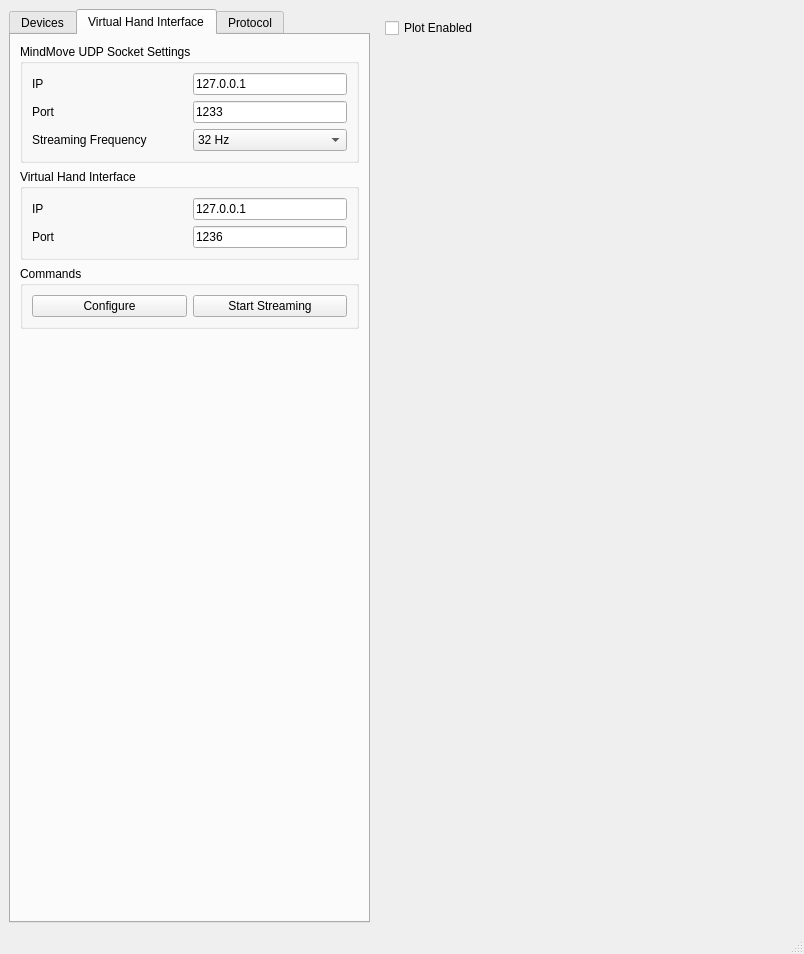
<?xml version="1.0" encoding="UTF-8"?>
<ui version="4.0">
 <class>MindMove</class>
 <widget class="QMainWindow" name="MindMove">
  <property name="geometry">
   <rect>
    <x>0</x>
    <y>0</y>
    <width>804</width>
    <height>607</height>
   </rect>
  </property>
  <property name="windowTitle">
   <string>MindMove</string>
  </property>
  <widget class="QWidget" name="centralwidget">
   <layout class="QGridLayout" name="gridLayout">
    <item row="0" column="1">
     <widget class="VispyPlotWidget" name="vispyPlotWidget" native="true">
      <property name="sizePolicy">
       <sizepolicy hsizetype="Expanding" vsizetype="Expanding">
        <horstretch>0</horstretch>
        <verstretch>0</verstretch>
       </sizepolicy>
      </property>
      <layout class="QGridLayout" name="gridLayout_6">
       <item row="0" column="0">
        <widget class="QCheckBox" name="vispyPlotEnabledCheckBox">
         <property name="text">
          <string>Plot Enabled</string>
         </property>
        </widget>
       </item>
       <item row="1" column="0">
        <spacer name="verticalSpacer_3">
         <property name="orientation">
          <enum>Qt::Orientation::Vertical</enum>
         </property>
         <property name="sizeHint" stdset="0">
          <size>
           <width>20</width>
           <height>40</height>
          </size>
         </property>
        </spacer>
       </item>
       <item row="0" column="1">
        <spacer name="horizontalSpacer">
         <property name="orientation">
          <enum>Qt::Orientation::Horizontal</enum>
         </property>
         <property name="sizeHint" stdset="0">
          <size>
           <width>40</width>
           <height>20</height>
          </size>
         </property>
        </spacer>
       </item>
      </layout>
     </widget>
    </item>
    <item row="0" column="0">
     <widget class="QTabWidget" name="mindMoveTabWidget">
      <property name="sizePolicy">
       <sizepolicy hsizetype="Preferred" vsizetype="Expanding">
        <horstretch>0</horstretch>
        <verstretch>0</verstretch>
       </sizepolicy>
      </property>
      <property name="currentIndex">
       <number>1</number>
      </property>
      <widget class="MuoviWidget" name="muoviWidget">
       <attribute name="title">
        <string>Devices</string>
       </attribute>
      </widget>
      <widget class="QWidget" name="virtualHandWidget">
       <attribute name="title">
        <string>Virtual Hand Interface</string>
       </attribute>
       <layout class="QGridLayout" name="gridLayout_4">
        <item row="3" column="1">
         <spacer name="verticalSpacer_4">
          <property name="orientation">
           <enum>Qt::Orientation::Vertical</enum>
          </property>
          <property name="sizeHint" stdset="0">
           <size>
            <width>20</width>
            <height>99</height>
           </size>
          </property>
         </spacer>
        </item>
        <item row="0" column="0" colspan="2">
         <widget class="QGroupBox" name="mindmoveUDPSocketGroupBox">
          <property name="title">
           <string>MindMove UDP Socket Settings</string>
          </property>
          <layout class="QGridLayout" name="gridLayout_15">
           <item row="3" column="0">
            <widget class="QLabel" name="label_42">
             <property name="text">
              <string>Streaming Frequency</string>
             </property>
            </widget>
           </item>
           <item row="1" column="1">
            <widget class="QLineEdit" name="mindmoveUDPPortLineEdit">
             <property name="sizePolicy">
              <sizepolicy hsizetype="Preferred" vsizetype="Fixed">
               <horstretch>0</horstretch>
               <verstretch>0</verstretch>
              </sizepolicy>
             </property>
             <property name="text">
              <string>1233</string>
             </property>
            </widget>
           </item>
           <item row="1" column="0">
            <widget class="QLabel" name="label_19">
             <property name="text">
              <string>Port</string>
             </property>
            </widget>
           </item>
           <item row="3" column="1">
            <widget class="QComboBox" name="mindmoveStreamingFrequencyComboBox">
             <item>
              <property name="text">
               <string>32 Hz</string>
              </property>
             </item>
             <item>
              <property name="text">
               <string>16 Hz</string>
              </property>
             </item>
             <item>
              <property name="text">
               <string>8 Hz</string>
              </property>
             </item>
             <item>
              <property name="text">
               <string>4 Hz</string>
              </property>
             </item>
             <item>
              <property name="text">
               <string>2 Hz</string>
              </property>
             </item>
             <item>
              <property name="text">
               <string>1 Hz</string>
              </property>
             </item>
            </widget>
           </item>
           <item row="0" column="1">
            <widget class="QLineEdit" name="mindmoveUDPIPLineEdit">
             <property name="sizePolicy">
              <sizepolicy hsizetype="Preferred" vsizetype="Fixed">
               <horstretch>0</horstretch>
               <verstretch>0</verstretch>
              </sizepolicy>
             </property>
             <property name="text">
              <string>127.0.0.1</string>
             </property>
            </widget>
           </item>
           <item row="0" column="0">
            <widget class="QLabel" name="label_18">
             <property name="text">
              <string>IP</string>
             </property>
            </widget>
           </item>
          </layout>
         </widget>
        </item>
        <item row="1" column="0" colspan="2">
         <widget class="QGroupBox" name="virtualHandInterfaceGroupBox">
          <property name="title">
           <string>Virtual Hand Interface</string>
          </property>
          <layout class="QGridLayout" name="gridLayout_7">
           <item row="0" column="1">
            <widget class="QLineEdit" name="virtualHandInterfaceIPLineEdit">
             <property name="sizePolicy">
              <sizepolicy hsizetype="Preferred" vsizetype="Fixed">
               <horstretch>0</horstretch>
               <verstretch>0</verstretch>
              </sizepolicy>
             </property>
             <property name="text">
              <string>127.0.0.1</string>
             </property>
            </widget>
           </item>
           <item row="0" column="0">
            <widget class="QLabel" name="label_3">
             <property name="text">
              <string>IP</string>
             </property>
            </widget>
           </item>
           <item row="1" column="0">
            <widget class="QLabel" name="label_4">
             <property name="text">
              <string>Port</string>
             </property>
            </widget>
           </item>
           <item row="1" column="1">
            <widget class="QLineEdit" name="virtualHandInterfacePortLineEdit">
             <property name="sizePolicy">
              <sizepolicy hsizetype="Preferred" vsizetype="Fixed">
               <horstretch>0</horstretch>
               <verstretch>0</verstretch>
              </sizepolicy>
             </property>
             <property name="text">
              <string>1236</string>
             </property>
            </widget>
           </item>
          </layout>
         </widget>
        </item>
        <item row="2" column="0" colspan="2">
         <widget class="QGroupBox" name="groupBox_2">
          <property name="title">
           <string>Commands</string>
          </property>
          <layout class="QGridLayout" name="gridLayout_8">
           <item row="0" column="0">
            <widget class="QPushButton" name="configureAppUdpSocketPushButton">
             <property name="toolTip">
              <string extracomment="Configure UPD Socket that enables output streaming."/>
             </property>
             <property name="text">
              <string>Configure</string>
             </property>
             <property name="checkable">
              <bool>true</bool>
             </property>
            </widget>
           </item>
           <item row="0" column="1">
            <widget class="QPushButton" name="outputToggleStreamingPushButton">
             <property name="toolTip">
              <string extracomment="Toggle the streaming. If clicked -&gt; output is streamed!"/>
             </property>
             <property name="toolTipDuration">
              <number>5</number>
             </property>
             <property name="text">
              <string>Start Streaming</string>
             </property>
             <property name="checkable">
              <bool>true</bool>
             </property>
             <property name="checked">
              <bool>false</bool>
             </property>
            </widget>
           </item>
          </layout>
         </widget>
        </item>
       </layout>
      </widget>
      <widget class="QWidget" name="procotolWidget">
       <attribute name="title">
        <string>Protocol</string>
       </attribute>
       <layout class="QGridLayout" name="gridLayout_2">
        <item row="1" column="0">
         <widget class="QStackedWidget" name="protocolModeStackedWidget">
          <property name="currentIndex">
           <number>2</number>
          </property>
          <widget class="QWidget" name="recordWidget">
           <layout class="QGridLayout" name="gridLayout_5">
            <item row="1" column="0">
             <widget class="QStackedWidget" name="recordReviewRecordingStackedWidget">
              <property name="currentIndex">
               <number>1</number>
              </property>
              <widget class="QWidget" name="emptyWidget_2"/>
              <widget class="QWidget" name="reviewRecordingWidget">
               <layout class="QGridLayout" name="gridLayout_11">
                <item row="0" column="0">
                 <widget class="QGroupBox" name="reviewRecordingGroupBox">
                  <property name="sizePolicy">
                   <sizepolicy hsizetype="Preferred" vsizetype="Expanding">
                    <horstretch>0</horstretch>
                    <verstretch>0</verstretch>
                   </sizepolicy>
                  </property>
                  <property name="title">
                   <string>Review Recording</string>
                  </property>
                  <layout class="QGridLayout" name="gridLayout_10">
                   <item row="0" column="0">
                    <widget class="QLabel" name="label_5">
                     <property name="text">
                      <string>Task</string>
                     </property>
                    </widget>
                   </item>
                   <item row="0" column="1">
                    <widget class="QLabel" name="reviewRecordingTaskLabel">
                     <property name="text">
                      <string>Placeholder</string>
                     </property>
                    </widget>
                   </item>
                   <item row="1" column="0">
                    <widget class="QLabel" name="label_2">
                     <property name="text">
                      <string>Label</string>
                     </property>
                    </widget>
                   </item>
                   <item row="4" column="0" colspan="2">
                    <widget class="VispyPlotWidget" name="reviewRecordingKinematicsPlotWidget" native="true">
                     <property name="sizePolicy">
                      <sizepolicy hsizetype="Preferred" vsizetype="Expanding">
                       <horstretch>0</horstretch>
                       <verstretch>0</verstretch>
                      </sizepolicy>
                     </property>
                    </widget>
                   </item>
                   <item row="1" column="1">
                    <widget class="QLineEdit" name="reviewRecordingLabelLineEdit">
                     <property name="sizePolicy">
                      <sizepolicy hsizetype="Preferred" vsizetype="Preferred">
                       <horstretch>0</horstretch>
                       <verstretch>0</verstretch>
                      </sizepolicy>
                     </property>
                    </widget>
                   </item>
                   <item row="5" column="0">
                    <widget class="QPushButton" name="reviewRecordingAcceptPushButton">
                     <property name="sizePolicy">
                      <sizepolicy hsizetype="Fixed" vsizetype="Fixed">
                       <horstretch>0</horstretch>
                       <verstretch>0</verstretch>
                      </sizepolicy>
                     </property>
                     <property name="styleSheet">
                      <string notr="true">color: rgb(0, 0, 0); background-color: rgb(170, 255, 0);</string>
                     </property>
                     <property name="text">
                      <string>Accept</string>
                     </property>
                    </widget>
                   </item>
                   <item row="3" column="0" colspan="2">
                    <widget class="VispyPlotWidget" name="reviewRecordingEMGPlotWidget" native="true">
                     <property name="sizePolicy">
                      <sizepolicy hsizetype="Preferred" vsizetype="Expanding">
                       <horstretch>0</horstretch>
                       <verstretch>0</verstretch>
                      </sizepolicy>
                     </property>
                    </widget>
                   </item>
                   <item row="5" column="1">
                    <widget class="QPushButton" name="reviewRecordingRejectPushButton">
                     <property name="sizePolicy">
                      <sizepolicy hsizetype="Fixed" vsizetype="Fixed">
                       <horstretch>0</horstretch>
                       <verstretch>0</verstretch>
                      </sizepolicy>
                     </property>
                     <property name="layoutDirection">
                      <enum>Qt::LayoutDirection::LeftToRight</enum>
                     </property>
                     <property name="styleSheet">
                      <string notr="true">background-color: rgb(255, 0, 0);
color: rgb(0, 0, 0);</string>
                     </property>
                     <property name="text">
                      <string>Reject</string>
                     </property>
                    </widget>
                   </item>
                  </layout>
                 </widget>
                </item>
               </layout>
              </widget>
             </widget>
            </item>
            <item row="0" column="0" colspan="2">
             <widget class="QGroupBox" name="recordRecordingGroupBox">
              <property name="title">
               <string>Record</string>
              </property>
              <layout class="QGridLayout" name="gridLayout_9">
               <item row="0" column="0">
                <widget class="QLabel" name="label">
                 <property name="text">
                  <string>Task</string>
                 </property>
                </widget>
               </item>
               <item row="0" column="1">
                <widget class="QComboBox" name="recordTaskComboBox">
                 <item>
                  <property name="text">
                   <string>Rest</string>
                  </property>
                 </item>
                 <item>
                  <property name="text">
                   <string>Fist</string>
                  </property>
                 </item>
                 <item>
                  <property name="text">
                   <string>Pinch</string>
                  </property>
                 </item>
                 <item>
                  <property name="text">
                   <string>3FPinch</string>
                  </property>
                 </item>
                 <item>
                  <property name="text">
                   <string>Thumb</string>
                  </property>
                 </item>
                 <item>
                  <property name="text">
                   <string>Index</string>
                  </property>
                 </item>
                 <item>
                  <property name="text">
                   <string>Middle</string>
                  </property>
                 </item>
                 <item>
                  <property name="text">
                   <string>Ring</string>
                  </property>
                 </item>
                 <item>
                  <property name="text">
                   <string>Pinky</string>
                  </property>
                 </item>
                </widget>
               </item>
               <item row="2" column="0" colspan="2">
                <widget class="QPushButton" name="recordRecordPushButton">
                 <property name="text">
                  <string>Record</string>
                 </property>
                 <property name="checkable">
                  <bool>true</bool>
                 </property>
                </widget>
               </item>
               <item row="3" column="0">
                <widget class="QProgressBar" name="recordEMGProgressBar">
                 <property name="value">
                  <number>24</number>
                 </property>
                </widget>
               </item>
               <item row="3" column="1">
                <widget class="QProgressBar" name="recordKinematicsProgressBar">
                 <property name="value">
                  <number>24</number>
                 </property>
                </widget>
               </item>
               <item row="1" column="0">
                <widget class="QLabel" name="label_7">
                 <property name="text">
                  <string>Duration</string>
                 </property>
                </widget>
               </item>
               <item row="1" column="1">
                <widget class="QSpinBox" name="recordDurationSpinBox">
                 <property name="value">
                  <number>10</number>
                 </property>
                </widget>
               </item>
              </layout>
             </widget>
            </item>
           </layout>
          </widget>
          <widget class="QWidget" name="trainingWidget">
           <layout class="QGridLayout" name="gridLayout_12">
            <item row="0" column="0">
             <widget class="QGroupBox" name="trainingTemplateExtractionGroupBox">
              <property name="title">
               <string>Template Extraction</string>
              </property>
              <layout class="QGridLayout" name="gridLayout_20">
               <item row="0" column="0">
                <widget class="QLabel" name="label_9">
                 <property name="text">
                  <string>Class</string>
                 </property>
                </widget>
               </item>
               <item row="0" column="1">
                <widget class="QComboBox" name="trainingTemplateClassComboBox">
                 <item>
                  <property name="text">
                   <string>Open</string>
                  </property>
                 </item>
                 <item>
                  <property name="text">
                   <string>Closed</string>
                  </property>
                 </item>
                </widget>
               </item>
               <item row="1" column="0">
                <widget class="QLabel" name="label_12">
                 <property name="text">
                  <string>Data Format</string>
                 </property>
                </widget>
               </item>
               <item row="1" column="1">
                <widget class="QComboBox" name="trainingDataFormatComboBox">
                 <item>
                  <property name="text">
                   <string>Auto-detect (single files)</string>
                  </property>
                 </item>
                 <item>
                  <property name="text">
                   <string>Legacy (EMG + GT folders)</string>
                  </property>
                 </item>
                </widget>
               </item>
               <item row="2" column="0">
                <widget class="QLabel" name="label_10">
                 <property name="text">
                  <string>Template Type</string>
                 </property>
                </widget>
               </item>
               <item row="2" column="1">
                <widget class="QComboBox" name="trainingTemplateTypeComboBox">
                 <item>
                  <property name="text">
                   <string>Hold Only (skip 0.5s)</string>
                  </property>
                 </item>
                 <item>
                  <property name="text">
                   <string>Onset + Hold (start -0.2s)</string>
                  </property>
                 </item>
                </widget>
               </item>
               <item row="3" column="0">
                <widget class="QPushButton" name="trainingSelectRecordingsForExtractionPushButton">
                 <property name="text">
                  <string>Select Recording(s)</string>
                 </property>
                </widget>
               </item>
               <item row="3" column="1">
                <widget class="QLabel" name="trainingSelectedRecordingsForExtractionLabel">
                 <property name="text">
                  <string>No recordings selected</string>
                 </property>
                </widget>
               </item>
               <item row="4" column="0">
                <widget class="QPushButton" name="trainingExtractActivationsPushButton">
                 <property name="text">
                  <string>Extract Activations</string>
                 </property>
                </widget>
               </item>
               <item row="4" column="1">
                <widget class="QLabel" name="trainingActivationCountLabel">
                 <property name="text">
                  <string>0 activations found</string>
                 </property>
                </widget>
               </item>
               <item row="5" column="0">
                <widget class="QLabel" name="label_11">
                 <property name="text">
                  <string>Selection Mode</string>
                 </property>
                </widget>
               </item>
               <item row="5" column="1">
                <widget class="QComboBox" name="trainingSelectionModeComboBox">
                 <item>
                  <property name="text">
                   <string>Manual Review</string>
                  </property>
                 </item>
                 <item>
                  <property name="text">
                   <string>Auto (longest)</string>
                  </property>
                 </item>
                 <item>
                  <property name="text">
                   <string>First 20</string>
                  </property>
                 </item>
                </widget>
               </item>
               <item row="6" column="0" colspan="2">
                <widget class="QListWidget" name="trainingActivationListWidget">
                 <property name="sizePolicy">
                  <sizepolicy hsizetype="Preferred" vsizetype="Expanding">
                   <horstretch>0</horstretch>
                   <verstretch>0</verstretch>
                  </sizepolicy>
                 </property>
                 <property name="selectionMode">
                  <enum>QAbstractItemView::SelectionMode::MultiSelection</enum>
                 </property>
                </widget>
               </item>
               <item row="7" column="0">
                <widget class="QPushButton" name="trainingPlotSelectedPushButton">
                 <property name="text">
                  <string>Plot Selected</string>
                 </property>
                </widget>
               </item>
               <item row="7" column="1">
                <widget class="QPushButton" name="trainingSelectTemplatesPushButton">
                 <property name="text">
                  <string>Select as Templates</string>
                 </property>
                </widget>
               </item>
               <item row="8" column="0">
                <widget class="QLabel" name="trainingTemplateCountLabel">
                 <property name="text">
                  <string>0/20 templates</string>
                 </property>
                </widget>
               </item>
               <item row="9" column="0">
                <widget class="QPushButton" name="trainingSaveTemplatesPushButton">
                 <property name="text">
                  <string>Save Templates</string>
                 </property>
                </widget>
               </item>
               <item row="9" column="1">
                <widget class="QPushButton" name="trainingClearExtractionPushButton">
                 <property name="text">
                  <string>Clear</string>
                 </property>
                </widget>
               </item>
               <item row="10" column="0" colspan="2">
                <widget class="QProgressBar" name="trainingExtractionProgressBar">
                 <property name="value">
                  <number>0</number>
                 </property>
                </widget>
               </item>
              </layout>
             </widget>
            </item>
            <item row="1" column="0">
             <widget class="QGroupBox" name="trainingCreateDatasetGroupBox">
              <property name="title">
               <string>Create Training Dataset</string>
              </property>
              <layout class="QGridLayout" name="gridLayout_13">
               <item row="0" column="0">
                <widget class="QPushButton" name="trainingCreateDatasetsSelectRecordingsPushButton">
                 <property name="text">
                  <string>Select Recordings</string>
                 </property>
                </widget>
               </item>
               <item row="3" column="0">
                <widget class="QPushButton" name="trainingCreateDatasetPushButton">
                 <property name="text">
                  <string>Create Dataset</string>
                 </property>
                </widget>
               </item>
               <item row="2" column="0">
                <widget class="QLabel" name="label_6">
                 <property name="text">
                  <string>Label</string>
                 </property>
                </widget>
               </item>
               <item row="1" column="0" colspan="2">
                <widget class="QListWidget" name="trainingCreateDatasetSelectedRecordingsListWidget">
                 <property name="selectionMode">
                  <enum>QAbstractItemView::SelectionMode::NoSelection</enum>
                 </property>
                </widget>
               </item>
               <item row="2" column="1">
                <widget class="QLineEdit" name="trainingCreateDatasetLabelLineEdit"/>
               </item>
               <item row="3" column="1">
                <widget class="QProgressBar" name="trainingCreateDatasetProgressBar">
                 <property name="value">
                  <number>24</number>
                 </property>
                </widget>
               </item>
              </layout>
             </widget>
            </item>
            <item row="2" column="0">
             <widget class="QGroupBox" name="trainingTrainModelGroupBox">
              <property name="title">
               <string>Train Model</string>
              </property>
              <layout class="QGridLayout" name="gridLayout_14">
               <item row="0" column="1">
                <widget class="QRadioButton" name="trainingTrainNewModelRadioButton">
                 <property name="text">
                  <string>New</string>
                 </property>
                 <property name="checked">
                  <bool>true</bool>
                 </property>
                </widget>
               </item>
               <item row="4" column="1">
                <widget class="QPushButton" name="trainingTrainModelPushButton">
                 <property name="text">
                  <string>Train</string>
                 </property>
                </widget>
               </item>
               <item row="2" column="1">
                <widget class="QPushButton" name="trainingSelectDatasetPushButton">
                 <property name="text">
                  <string>Select Dataset</string>
                 </property>
                </widget>
               </item>
               <item row="4" column="2">
                <widget class="QProgressBar" name="trainingProgressBar">
                 <property name="value">
                  <number>24</number>
                 </property>
                </widget>
               </item>
               <item row="2" column="2">
                <widget class="QLabel" name="trainingSelectedDatasetLabel">
                 <property name="text">
                  <string>Placeholder</string>
                 </property>
                </widget>
               </item>
               <item row="3" column="2">
                <widget class="QLineEdit" name="trainingModelLabelLineEdit"/>
               </item>
               <item row="1" column="1" colspan="2">
                <widget class="QStackedWidget" name="trainingTrainModelStackedWidget">
                 <property name="sizePolicy">
                  <sizepolicy hsizetype="Preferred" vsizetype="Fixed">
                   <horstretch>0</horstretch>
                   <verstretch>0</verstretch>
                  </sizepolicy>
                 </property>
                 <property name="currentIndex">
                  <number>1</number>
                 </property>
                 <widget class="QWidget" name="emptyWidget"/>
                 <widget class="QWidget" name="trainingLoadExistingModelWidget">
                  <layout class="QGridLayout" name="gridLayout_17">
                   <item row="0" column="0">
                    <widget class="QPushButton" name="trainingLoadExistingModelPushButton">
                     <property name="text">
                      <string>Load Model</string>
                     </property>
                    </widget>
                   </item>
                   <item row="0" column="1">
                    <widget class="QLabel" name="trainingLoadExistingModelLabel">
                     <property name="text">
                      <string>Placeholder</string>
                     </property>
                    </widget>
                   </item>
                  </layout>
                 </widget>
                </widget>
               </item>
               <item row="3" column="1">
                <widget class="QLabel" name="label_8">
                 <property name="text">
                  <string>Label</string>
                 </property>
                </widget>
               </item>
               <item row="0" column="2">
                <widget class="QRadioButton" name="trainingTrainExistingModelRadioButton">
                 <property name="text">
                  <string>Existing</string>
                 </property>
                </widget>
               </item>
              </layout>
             </widget>
            </item>
           </layout>
          </widget>
          <widget class="QWidget" name="onlineWidget">
           <layout class="QGridLayout" name="gridLayout_16">
            <item row="0" column="0" colspan="2">
             <widget class="QGroupBox" name="onlineLoadModelGroupBox">
              <property name="title">
               <string>Load Model</string>
              </property>
              <layout class="QGridLayout" name="gridLayout_18">
               <item row="0" column="0">
                <widget class="QPushButton" name="onlineLoadModelPushButton">
                 <property name="text">
                  <string>Select Model</string>
                 </property>
                 <property name="checkable">
                  <bool>false</bool>
                 </property>
                </widget>
               </item>
               <item row="0" column="1">
                <widget class="QLabel" name="onlineModelLabel">
                 <property name="text">
                  <string>Placeholder</string>
                 </property>
                </widget>
               </item>
              </layout>
             </widget>
            </item>
            <item row="1" column="0" colspan="2">
             <widget class="QGroupBox" name="onlineCommandsGroupBox">
              <property name="title">
               <string>Commands</string>
              </property>
              <layout class="QGridLayout" name="gridLayout_19">
               <item row="0" column="0">
                <widget class="QPushButton" name="onlineRecordTogglePushButton">
                 <property name="text">
                  <string>Start Recording</string>
                 </property>
                 <property name="checkable">
                  <bool>true</bool>
                 </property>
                </widget>
               </item>
              </layout>
             </widget>
            </item>
            <item row="2" column="0">
             <spacer name="verticalSpacer">
              <property name="orientation">
               <enum>Qt::Orientation::Vertical</enum>
              </property>
              <property name="sizeHint" stdset="0">
               <size>
                <width>20</width>
                <height>40</height>
               </size>
              </property>
             </spacer>
            </item>
           </layout>
          </widget>
         </widget>
        </item>
        <item row="0" column="0">
         <widget class="QGroupBox" name="protocolModeGroupBox">
          <property name="title">
           <string>Mode</string>
          </property>
          <layout class="QGridLayout" name="gridLayout_3">
           <item row="0" column="1">
            <widget class="QRadioButton" name="protocolTrainingRadioButton">
             <property name="text">
              <string>Training</string>
             </property>
            </widget>
           </item>
           <item row="0" column="2">
            <widget class="QRadioButton" name="protocolOnlineRadioButton">
             <property name="text">
              <string>Online</string>
             </property>
            </widget>
           </item>
           <item row="0" column="0">
            <widget class="QRadioButton" name="protocolRecordRadioButton">
             <property name="text">
              <string>Record</string>
             </property>
             <property name="checked">
              <bool>true</bool>
             </property>
            </widget>
           </item>
          </layout>
         </widget>
        </item>
        <item row="2" column="0">
         <spacer name="verticalSpacer_2">
          <property name="orientation">
           <enum>Qt::Orientation::Vertical</enum>
          </property>
          <property name="sizeHint" stdset="0">
           <size>
            <width>20</width>
            <height>40</height>
           </size>
          </property>
         </spacer>
        </item>
       </layout>
      </widget>
     </widget>
    </item>
   </layout>
  </widget>
  <widget class="QMenuBar" name="menubar">
   <property name="geometry">
    <rect>
     <x>0</x>
     <y>0</y>
     <width>804</width>
     <height>33</height>
    </rect>
   </property>
  </widget>
  <widget class="QStatusBar" name="statusbar"/>
 </widget>
 <customwidgets>
  <customwidget>
   <class>VispyPlotWidget</class>
   <extends>QWidget</extends>
   <header>gui_custom_elements.vispy_plot_widget</header>
   <container>1</container>
  </customwidget>
  <customwidget>
   <class>MuoviWidget</class>
   <extends>QWidget</extends>
   <header>device_interfaces.gui.muovi_widget</header>
   <container>1</container>
  </customwidget>
 </customwidgets>
 <resources/>
 <connections/>
</ui>
